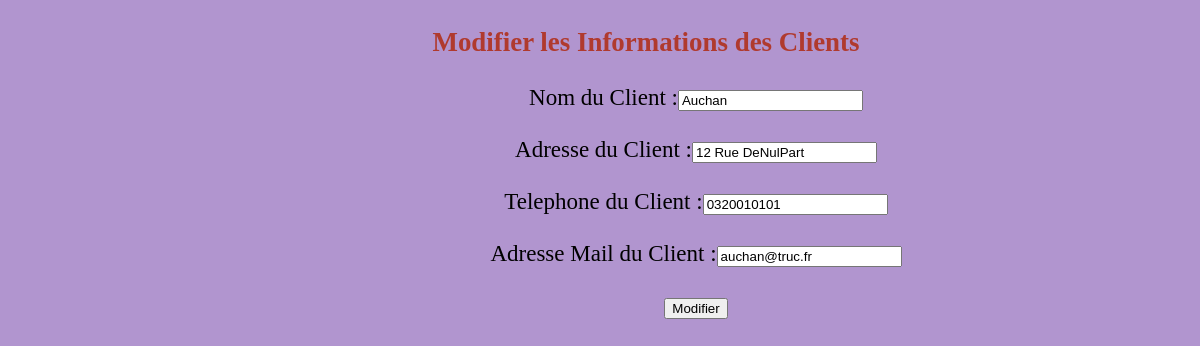
The app's page /vue/vueEditClient.html.php?id=1 with its own data.
### tables this page shows
CREATE TABLE IF NOT EXISTS `client` (
  `NumeroClient` int(11) NOT NULL AUTO_INCREMENT,
  `NomClient` varchar(15) NOT NULL,
  `RaisonSociale` varchar(15) NOT NULL,
  `Siren` varchar(15) NOT NULL,
  `CodeAPE` varchar(15) NOT NULL,
  `Adresse` varchar(30) NOT NULL,
  `TelephoneClient` varchar(10) NOT NULL,
  `Email` varchar(30) NOT NULL,
  `DureeDeplacement` time NOT NULL,
  `DistanceKm` int(11) NOT NULL,
  `NumeroAgence` int(11) NOT NULL,
  PRIMARY KEY (`NumeroClient`),
  KEY `Client_Agence_FK` (`NumeroAgence`)
);

### controleur/edite/editClient.php (called while the page is built, shortened)
<?php
include '../modele/bdd.con.php';
$id = $_GET['id'];
$req = mysqli_query($mysqli,"Select * FROM Client where NumeroClient='$id'");
$modif = mysqli_fetch_array($req);
?>

### vue/vueEditClient.html.php (the view, shortened to what this page needs)
<!DOCTYPE html>
<html lang="fr">
<head>
	<link href="../css/css.css" rel="stylesheet" type="text/css">
</head>
<body>
<?php
include '../controleur/edite/editClient.php';
?>
<h3>Modifier les Informations des Clients</h3>
<div>
<form method="POST">
  Nom du Client :<input type="text" name="NomClient" value="<?php echo $modif['NomClient'] ?>" placeholder="Entrez le Nom du Client : " Required><br /><br />
  Adresse du Client :<input type="text" name="Adresse" value="<?php echo $modif['Adresse'] ?>" placeholder="Entrez l'Adresse du Client : " Required><br /><br />
  Telephone du Client :<input type="text" name="TelephoneClient" value="<?php echo $modif['TelephoneClient'] ?>" placeholder="Entrez le Telephone du Client : " Required><br /><br />
  Adresse Mail du Client :<input type="text" name="Email" value="<?php echo $modif['Email'] ?>" placeholder="Entrez le Mail du Client : " Required><br /><br />
  <input type="submit" name="update" value="Modifier">
</form>
</div>
</body>
</html>

### css/css.css (style rules this page uses)
body { font-size: 23px; background-color: #B195CF; margin-left: 100px; }
h1, h3, h4, h5 { color: #B03A2E; text-align: center; }
div { text-align: center; margin-left: 100px; }

### records on screen
client: NomClient "Auchan", Adresse "12 Rue DeNulPart", TelephoneClient "0320010101", Email "auchan@truc.fr"
